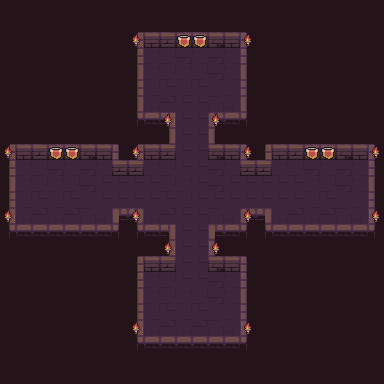

This is a level from a 2D game, rendered from its Tiled map with the project's own tilesets. A one-line summary and the complete map file follow:
An orthogonal 24x24 tile map with 16x16 px tiles, 4 tile layers (background, road, wall, items), 3 tilesets.

<map version="1.2" tiledversion="1.3.4" orientation="orthogonal" renderorder="right-down" width="24" height="24" tilewidth="16" tileheight="16" infinite="0" nextlayerid="6" nextobjectid="1">
 <tileset firstgid="1" name="torch" tilewidth="16" tileheight="16" tilecount="4" columns="4">
  <image source="torch.png" width="64" height="16" />
  <tile id="0">
   <animation>
    <frame tileid="0" duration="200" />
    <frame tileid="1" duration="200" />
    <frame tileid="2" duration="200" />
    <frame tileid="3" duration="200" />
   </animation>
  </tile>
 </tileset>
 <tileset firstgid="5" name="flag" tilewidth="16" tileheight="16" tilecount="4" columns="4">
  <image source="flag.png" width="64" height="16" />
  <tile id="0">
   <animation>
    <frame tileid="0" duration="200" />
    <frame tileid="1" duration="200" />
    <frame tileid="2" duration="200" />
    <frame tileid="3" duration="200" />
   </animation>
  </tile>
 </tileset>
 <tileset firstgid="9" name="Dungeon_Tileset" tilewidth="16" tileheight="16" tilecount="100" columns="10">
  <image source="Dungeon_Tileset.png" width="160" height="160" />
 </tileset>
 <layer id="2" name="background" width="24" height="24">
  <data encoding="csv">
87,87,87,87,87,87,87,87,87,87,87,87,87,87,87,87,87,87,87,87,87,87,87,87,
87,87,87,87,87,87,87,87,87,87,87,87,87,87,87,87,87,87,87,87,87,87,87,87,
87,87,87,87,87,87,87,87,87,87,87,87,87,87,87,87,87,87,87,87,87,87,87,87,
87,87,87,87,87,87,87,87,87,87,87,87,87,87,87,87,87,87,87,87,87,87,87,87,
87,87,87,87,87,87,87,87,87,87,87,87,87,87,87,87,87,87,87,87,87,87,87,87,
87,87,87,87,87,87,87,87,87,87,87,87,87,87,87,87,87,87,87,87,87,87,87,87,
87,87,87,87,87,87,87,87,87,87,87,87,87,87,87,87,87,87,87,87,87,87,87,87,
87,87,87,87,87,87,87,87,87,87,87,87,87,87,87,87,87,87,87,87,87,87,87,87,
87,87,87,87,87,87,87,87,87,87,87,87,87,87,87,87,87,87,87,87,87,87,87,87,
87,87,87,87,87,87,87,87,87,87,87,87,87,87,87,87,87,87,87,87,87,87,87,87,
87,87,87,87,87,87,87,87,87,87,87,87,87,87,87,87,87,87,87,87,87,87,87,87,
87,87,87,87,87,87,87,87,87,87,87,87,87,87,87,87,87,87,87,87,87,87,87,87,
87,87,87,87,87,87,87,87,87,87,87,87,87,87,87,87,87,87,87,87,87,87,87,87,
87,87,87,87,87,87,87,87,87,87,87,87,87,87,87,87,87,87,87,87,87,87,87,87,
87,87,87,87,87,87,87,87,87,87,87,87,87,87,87,87,87,87,87,87,87,87,87,87,
87,87,87,87,87,87,87,87,87,87,87,87,87,87,87,87,87,87,87,87,87,87,87,87,
87,87,87,87,87,87,87,87,87,87,87,87,87,87,87,87,87,87,87,87,87,87,87,87,
87,87,87,87,87,87,87,87,87,87,87,87,87,87,87,87,87,87,87,87,87,87,87,87,
87,87,87,87,87,87,87,87,87,87,87,87,87,87,87,87,87,87,87,87,87,87,87,87,
87,87,87,87,87,87,87,87,87,87,87,87,87,87,87,87,87,87,87,87,87,87,87,87,
87,87,87,87,87,87,87,87,87,87,87,87,87,87,87,87,87,87,87,87,87,87,87,87,
87,87,87,87,87,87,87,87,87,87,87,87,87,87,87,87,87,87,87,87,87,87,87,87,
87,87,87,87,87,87,87,87,87,87,87,87,87,87,87,87,87,87,87,87,87,87,87,87,
87,87,87,87,87,87,87,87,87,87,87,87,87,87,87,87,87,87,87,87,87,87,87,87
</data>
 </layer>
 <layer id="3" name="road" width="24" height="24">
  <data encoding="csv">
0,0,0,0,0,0,0,0,0,0,0,0,0,0,0,0,0,0,0,0,0,0,0,0,
0,0,0,0,0,0,0,0,0,0,0,0,0,0,0,0,0,0,0,0,0,0,0,0,
0,0,0,0,0,0,0,0,0,0,0,0,0,0,0,0,0,0,0,0,0,0,0,0,
0,0,0,0,0,0,0,0,0,15,16,17,18,17,18,0,0,0,0,0,0,0,0,0,
0,0,0,0,0,0,0,0,0,15,16,15,16,17,18,0,0,0,0,0,0,0,0,0,
0,0,0,0,0,0,0,0,0,25,26,25,26,27,28,0,0,0,0,0,0,0,0,0,
0,0,0,0,0,0,0,0,0,35,36,26,26,37,38,0,0,0,0,0,0,0,0,0,
0,0,0,0,0,0,0,0,0,0,0,26,26,0,0,0,0,0,0,0,0,0,0,0,
0,0,0,0,0,0,0,0,0,0,0,26,26,0,0,0,0,0,0,0,0,0,0,0,
0,0,0,0,0,0,0,0,0,0,0,26,26,0,0,0,0,0,0,0,0,0,0,0,
0,15,16,17,18,17,18,0,0,15,16,26,26,17,18,0,0,15,16,17,18,17,18,0,
0,15,16,15,16,17,26,26,26,26,16,15,26,17,26,26,26,26,26,15,16,17,18,0,
0,25,26,25,26,27,26,26,26,26,26,25,26,26,26,26,26,26,26,25,26,27,28,0,
0,35,36,35,36,37,38,0,0,35,36,26,26,37,38,0,0,35,36,35,36,37,38,0,
0,0,0,0,0,0,0,0,0,0,0,26,26,0,0,0,0,0,0,0,0,0,0,0,
0,0,0,0,0,0,0,0,0,0,0,26,26,0,0,0,0,0,0,0,0,0,0,0,
0,0,0,0,0,0,0,0,0,0,0,26,26,0,0,0,0,0,0,0,0,0,0,0,
0,0,0,0,0,0,0,0,0,15,16,26,26,17,18,0,0,0,0,0,0,0,0,0,
0,0,0,0,0,0,0,0,0,15,16,15,16,17,18,0,0,0,0,0,0,0,0,0,
0,0,0,0,0,0,0,0,0,25,26,25,26,27,28,0,0,0,0,0,0,0,0,0,
0,0,0,0,0,0,0,0,0,35,36,35,36,37,38,0,0,0,0,0,0,0,0,0,
0,0,0,0,0,0,0,0,0,0,0,0,0,0,0,0,0,0,0,0,0,0,0,0,
0,0,0,0,0,0,0,0,0,0,0,0,0,0,0,0,0,0,0,0,0,0,0,0,
0,0,0,0,0,0,0,0,0,0,0,0,0,0,0,0,0,0,0,0,0,0,0,0
</data>
 </layer>
 <layer id="4" name="wall" width="24" height="24">
  <data encoding="csv">
0,0,0,0,0,0,0,0,0,0,0,0,0,0,0,0,0,0,0,0,0,0,0,0,
0,0,0,0,0,0,0,0,0,0,0,0,0,0,0,0,0,0,0,0,0,0,0,0,
0,0,0,0,0,0,0,0,9,10,11,10,11,12,13,14,0,0,0,0,0,0,0,0,
0,0,0,0,0,0,0,0,9,0,0,0,0,0,0,14,0,0,0,0,0,0,0,0,
0,0,0,0,0,0,0,0,19,0,0,0,0,0,0,24,0,0,0,0,0,0,0,0,
0,0,0,0,0,0,0,0,29,0,0,0,0,0,0,34,0,0,0,0,0,0,0,0,
0,0,0,0,0,0,0,0,39,0,0,0,0,0,0,44,0,0,0,0,0,0,0,0,
0,0,0,0,0,0,0,0,49,50,62,0,0,63,53,54,0,0,0,0,0,0,0,0,
0,0,0,0,0,0,0,0,0,0,19,0,0,44,0,0,0,0,0,0,0,0,0,0,
9,10,11,10,11,12,13,14,9,10,11,0,0,12,13,14,9,10,11,10,11,12,13,14,
9,0,0,0,0,0,0,11,11,0,0,0,0,0,0,11,11,0,0,0,0,0,0,14,
19,0,0,0,0,0,0,0,0,0,0,0,0,0,0,0,0,0,0,0,0,0,0,24,
29,0,0,0,0,0,0,0,0,0,0,0,0,0,0,0,0,0,0,0,0,0,0,34,
39,0,0,0,0,0,0,63,64,0,0,0,0,0,0,63,64,0,0,0,0,0,0,44,
49,50,50,50,53,50,53,54,49,50,62,0,0,63,53,54,49,50,50,50,53,50,53,54,
0,0,0,0,0,0,0,0,0,0,19,0,0,44,0,0,0,0,0,0,0,0,0,0,
0,0,0,0,0,0,0,0,9,10,11,0,0,12,13,14,0,0,0,0,0,0,0,0,
0,0,0,0,0,0,0,0,9,0,0,0,0,0,0,14,0,0,0,0,0,0,0,0,
0,0,0,0,0,0,0,0,19,0,0,0,0,0,0,24,0,0,0,0,0,0,0,0,
0,0,0,0,0,0,0,0,29,0,0,0,0,0,0,34,0,0,0,0,0,0,0,0,
0,0,0,0,0,0,0,0,39,0,0,0,0,0,0,44,0,0,0,0,0,0,0,0,
0,0,0,0,0,0,0,0,49,50,50,50,53,50,53,54,0,0,0,0,0,0,0,0,
0,0,0,0,0,0,0,0,0,0,0,0,0,0,0,0,0,0,0,0,0,0,0,0,
0,0,0,0,0,0,0,0,0,0,0,0,0,0,0,0,0,0,0,0,0,0,0,0
</data>
 </layer>
 <layer id="5" name="items" width="24" height="24">
  <data encoding="csv">
0,0,0,0,0,0,0,0,0,0,0,0,0,0,0,0,0,0,0,0,0,0,0,0,
0,0,0,0,0,0,0,0,0,0,0,0,0,0,0,0,0,0,0,0,0,0,0,0,
0,0,0,0,0,0,0,0,1,0,0,5,5,0,0,1,0,0,0,0,0,0,0,0,
0,0,0,0,0,0,0,0,0,0,0,0,0,0,0,0,0,0,0,0,0,0,0,0,
0,0,0,0,0,0,0,0,0,0,0,0,0,0,0,0,0,0,0,0,0,0,0,0,
0,0,0,0,0,0,0,0,0,0,0,0,0,0,0,0,0,0,0,0,0,0,0,0,
0,0,0,0,0,0,0,0,0,0,0,0,0,0,0,0,0,0,0,0,0,0,0,0,
0,0,0,0,0,0,0,0,0,0,1,0,0,1,0,0,0,0,0,0,0,0,0,0,
0,0,0,0,0,0,0,0,0,0,0,0,0,0,0,0,0,0,0,0,0,0,0,0,
1,0,0,5,5,0,0,0,1,0,0,0,0,0,0,1,0,0,0,5,5,0,0,1,
0,0,0,0,0,0,0,0,0,0,0,0,0,0,0,0,0,0,0,0,0,0,0,0,
0,0,0,0,0,0,0,0,0,0,0,0,0,0,0,0,0,0,0,0,0,0,0,0,
0,0,0,0,0,0,0,0,0,0,0,0,0,0,0,0,0,0,0,0,0,0,0,0,
1,0,0,0,0,0,0,0,1,0,0,0,0,0,0,1,0,0,0,0,0,0,0,1,
0,0,0,0,0,0,0,0,0,0,0,0,0,0,0,0,0,0,0,0,0,0,0,0,
0,0,0,0,0,0,0,0,0,0,1,0,0,1,0,0,0,0,0,0,0,0,0,0,
0,0,0,0,0,0,0,0,0,0,0,0,0,0,0,0,0,0,0,0,0,0,0,0,
0,0,0,0,0,0,0,0,0,0,0,0,0,0,0,0,0,0,0,0,0,0,0,0,
0,0,0,0,0,0,0,0,0,0,0,0,0,0,0,0,0,0,0,0,0,0,0,0,
0,0,0,0,0,0,0,0,0,0,0,0,0,0,0,0,0,0,0,0,0,0,0,0,
0,0,0,0,0,0,0,0,1,0,0,0,0,0,0,1,0,0,0,0,0,0,0,0,
0,0,0,0,0,0,0,0,0,0,0,0,0,0,0,0,0,0,0,0,0,0,0,0,
0,0,0,0,0,0,0,0,0,0,0,0,0,0,0,0,0,0,0,0,0,0,0,0,
0,0,0,0,0,0,0,0,0,0,0,0,0,0,0,0,0,0,0,0,0,0,0,0
</data>
 </layer>
</map>
